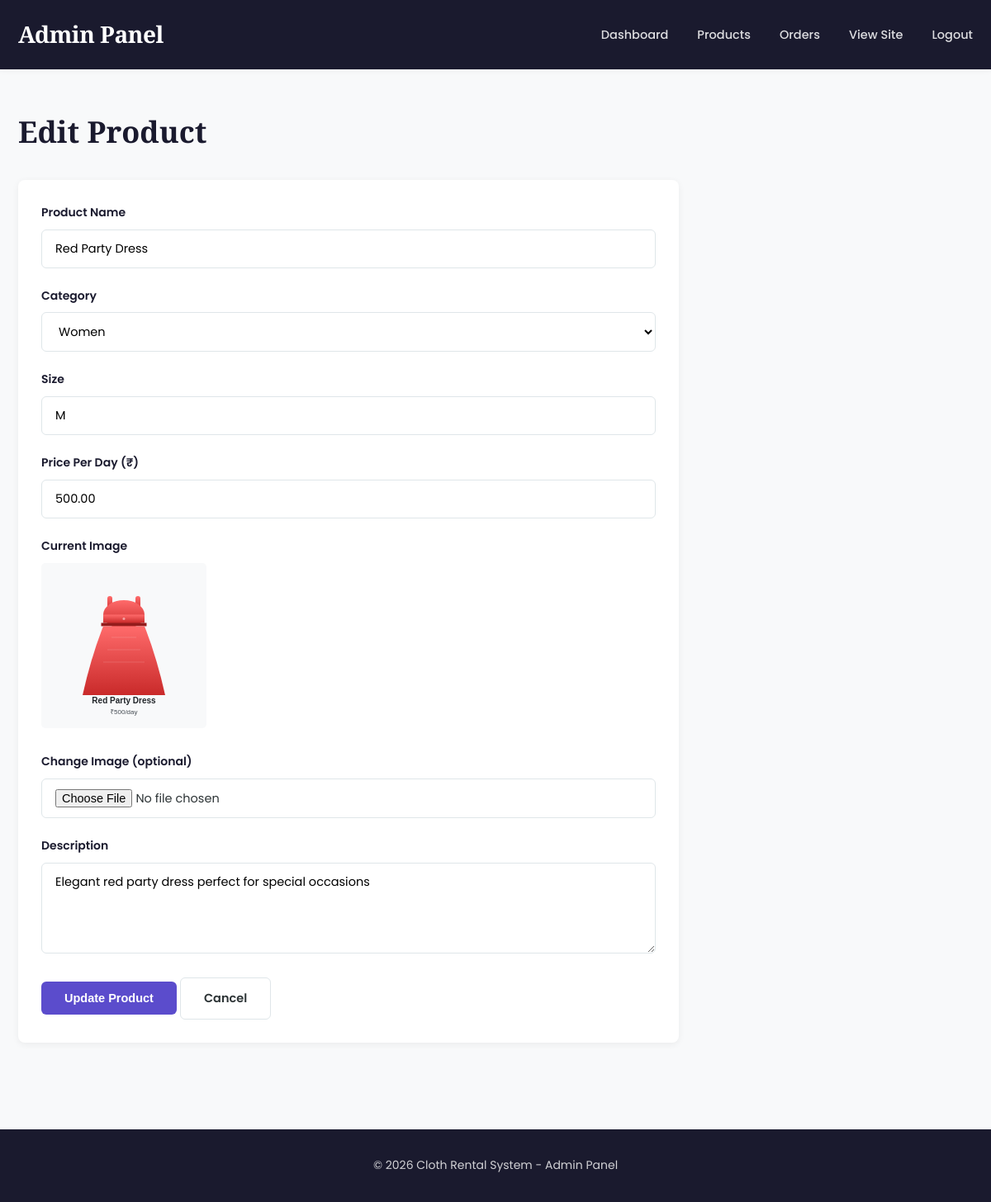
/admin/edit-product.php?id=1 (signed in), run on the app's committed database.
### tables this page shows
CREATE TABLE IF NOT EXISTS products (
  id INT AUTO_INCREMENT PRIMARY KEY,
  name VARCHAR(150) NOT NULL,
  category VARCHAR(50) NOT NULL,
  size VARCHAR(20),
  price_per_day DECIMAL(10,2) NOT NULL,
  image VARCHAR(255),
  description TEXT,
  available BOOLEAN DEFAULT TRUE,
  created_at TIMESTAMP DEFAULT CURRENT_TIMESTAMP
);

### admin/edit-product.php (the view, shortened to what this page needs)
<?php
$product_id = mysqli_real_escape_string($conn, $_GET['id']);
$result = mysqli_query($conn, "SELECT * FROM products WHERE id = '$product_id'");
$product = mysqli_fetch_assoc($result);
?>
<!DOCTYPE html>
<html lang="en">
<head>
    <link rel="stylesheet" href="../assets/css/style.css">
</head>
<body>
    <nav class="navbar admin-navbar">
        <div class="container">
            <div class="nav-brand">
                <h1>Admin Panel</h1>
            </div>
            <ul class="nav-menu">
                <li><a href="dashboard.php">Dashboard</a></li>
                <li><a href="manage-products.php">Products</a></li>
                <li><a href="orders.php">Orders</a></li>
                <li><a href="../index.php">View Site</a></li>
                <li><a href="../auth/logout.php">Logout</a></li>
            </ul>
        </div>
    </nav>
    <section class="admin-section">
        <div class="container">
            <h2>Edit Product</h2>
            <form method="POST" action="" enctype="multipart/form-data" class="admin-form">
                <div class="form-group">
                    <label>Product Name</label>
                    <input type="text" name="name" value="<?php echo htmlspecialchars($product['name']); ?>" required>
                </div>
                <div class="form-group">
                    <label>Category</label>
                    <select name="category" required>
                        <option value="women" <?php echo $product['category'] === 'women' ? 'selected' : ''; ?>>Women</option>
                    </select>
                </div>
                <div class="form-group">
                    <label>Size</label>
                    <input type="text" name="size" value="<?php echo htmlspecialchars($product['size']); ?>" required>
                </div>
                <div class="form-group">
                    <label>Price Per Day (₹)</label>
                    <input type="number" name="price_per_day" step="0.01" value="<?php echo $product['price_per_day']; ?>" required>
                </div>
                <div class="form-group">
                    <label>Current Image</label>
                    <?php if ($product['image'] && file_exists("../assets/images/" . $product['image'])): ?>
                        <div>
                            <img src="../assets/images/<?php echo $product['image']; ?>" style="max-width: 200px; border-radius: 5px;">
                        </div>
                    <?php else: ?>
                        <p>No image uploaded</p>
                    <?php endif; ?>
                </div>
                <div class="form-group">
                    <label>Change Image (optional)</label>
                    <input type="file" name="image" accept="image/*">
                </div>
                <div class="form-group">
                    <label>Description</label>
                    <textarea name="description" rows="4" required><?php echo htmlspecialchars($product['description']); ?></textarea>
                </div>
                <button type="submit" class="btn btn-primary">Update Product</button>
                <a href="manage-products.php" class="btn btn-secondary">Cancel</a>
            </form>
        </div>
    </section>
    <footer class="footer">
        <div class="container">
            <p>&copy; 2026 Cloth Rental System - Admin Panel</p>
        </div>
    </footer>
</body>
</html>

### assets/css/style.css (style rules this page uses)
* { margin: 0; padding: 0; box-sizing: border-box; }
:root { --primary: #5B4CCC; --primary-light: #7C6FD8; --accent: #FF6B9D; --success: #1DB954; --danger: #E63946; --warning: #FFA726; --dark: #1a1a2e; --text: #2d3436; --text-light: #636e72; --bg: #f8f9fa; --white: #ffffff; --border: #dfe6e9; }
body { font-family: 'Poppins', sans-serif; line-height: 1.7; color: var(--text); background-color: var(--bg); font-size: 15px; }
.container { max-width: 1240px; margin: 0 auto; padding: 0 22px; }
h1, h2, h3 { font-family: 'Playfair Display', serif; color: var(--dark); }
.navbar { background: var(--white); padding: 18px 0; box-shadow: 0 2px 8px rgba(0,0,0,0.04); position: sticky; top: 0; z-index: 100; }
.navbar .container { display: flex; justify-content: space-between; align-items: center; }
.nav-brand h1 { font-size: 28px; font-weight: 800; color: var(--primary); letter-spacing: -0.5px; }
.nav-menu { display: flex; list-style: none; gap: 35px; align-items: center; }
.nav-menu a { color: var(--text-light); text-decoration: none; transition: color 0.25s; font-weight: 500; font-size: 14.5px; }
.admin-navbar { background: var(--dark); }
.admin-navbar .nav-brand h1 { color: var(--white); }
.admin-navbar .nav-menu a { color: rgba(255, 255, 255, 0.85); }
.btn { display: inline-block; padding: 12px 28px; border: none; border-radius: 6px; cursor: pointer; text-decoration: none; transition: all 0.2s; font-size: 14.5px; font-weight: 600; text-align: center; }
.btn-primary { background: var(--primary); color: var(--white); }
.btn-secondary { background: var(--white); color: var(--text); border: 1.5px solid var(--border); }
.form-group { margin-bottom: 22px; }
.form-group label { display: block; margin-bottom: 8px; font-weight: 600; color: var(--dark); font-size: 14px; }
.form-group input, .form-group select, .form-group textarea { width: 100%; padding: 12px 16px; border: 1.5px solid var(--border); border-radius: 6px; font-size: 14.5px; transition: border-color 0.2s; font-family: inherit; background: var(--white); }
.form-group textarea { resize: vertical; min-height: 110px; }
.footer { background: var(--dark); color: rgba(255, 255, 255, 0.8); padding: 32px 0; margin-top: 60px; }
.footer p { text-align: center; font-size: 14px; }
.admin-section { padding: 45px 0; min-height: 55vh; }
.admin-section h2 { font-size: 36px; margin-bottom: 28px; font-weight: 700; }
.admin-form { background: var(--white); padding: 28px; border-radius: 8px; box-shadow: 0 2px 8px rgba(0,0,0,0.06); max-width: 800px; }

### data on the page
products: name "Red Party Dress", category "Women", size "M", price_per_day "500.00", image (picture), description "Elegant red party dress perfect for special occasions"
